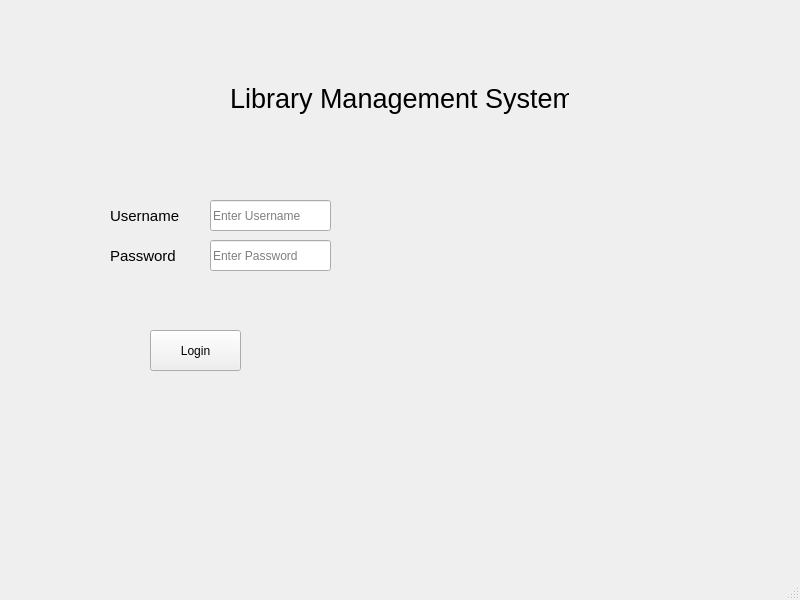
<?xml version="1.0" encoding="UTF-8"?>
<ui version="4.0">
 <class>LoginWindow</class>
 <widget class="QMainWindow" name="LoginWindow">
  <property name="geometry">
   <rect>
    <x>0</x>
    <y>0</y>
    <width>800</width>
    <height>600</height>
   </rect>
  </property>
  <property name="windowTitle">
   <string>MainWindow</string>
  </property>
  <widget class="QWidget" name="centralwidget">
   <widget class="QLabel" name="LibraryManagementSystem">
    <property name="geometry">
     <rect>
      <x>230</x>
      <y>80</y>
      <width>339</width>
      <height>36</height>
     </rect>
    </property>
    <property name="font">
     <font>
      <pointsize>20</pointsize>
     </font>
    </property>
    <property name="text">
     <string>Library Management System</string>
    </property>
   </widget>
   <widget class="QLabel" name="Username">
    <property name="geometry">
     <rect>
      <x>110</x>
      <y>200</y>
      <width>91</width>
      <height>31</height>
     </rect>
    </property>
    <property name="font">
     <font>
      <pointsize>11</pointsize>
     </font>
    </property>
    <property name="text">
     <string>Username</string>
    </property>
   </widget>
   <widget class="QLineEdit" name="usernameLineEdit">
    <property name="geometry">
     <rect>
      <x>210</x>
      <y>200</y>
      <width>121</width>
      <height>31</height>
     </rect>
    </property>
    <property name="placeholderText">
     <string>Enter Username</string>
    </property>
   </widget>
   <widget class="QLineEdit" name="passwordLineEdit">
    <property name="geometry">
     <rect>
      <x>210</x>
      <y>240</y>
      <width>121</width>
      <height>31</height>
     </rect>
    </property>
    <property name="echoMode">
     <enum>QLineEdit::EchoMode::Password</enum>
    </property>
    <property name="placeholderText">
     <string>Enter Password</string>
    </property>
   </widget>
   <widget class="QLabel" name="Password">
    <property name="geometry">
     <rect>
      <x>110</x>
      <y>240</y>
      <width>81</width>
      <height>31</height>
     </rect>
    </property>
    <property name="font">
     <font>
      <pointsize>11</pointsize>
     </font>
    </property>
    <property name="text">
     <string>Password</string>
    </property>
   </widget>
   <widget class="QPushButton" name="loginButton">
    <property name="geometry">
     <rect>
      <x>150</x>
      <y>330</y>
      <width>91</width>
      <height>41</height>
     </rect>
    </property>
    <property name="text">
     <string>Login</string>
    </property>
   </widget>
  </widget>
  <widget class="QMenuBar" name="menubar">
   <property name="geometry">
    <rect>
     <x>0</x>
     <y>0</y>
     <width>800</width>
     <height>21</height>
    </rect>
   </property>
  </widget>
  <widget class="QStatusBar" name="statusbar"/>
 </widget>
 <resources/>
 <connections/>
</ui>
